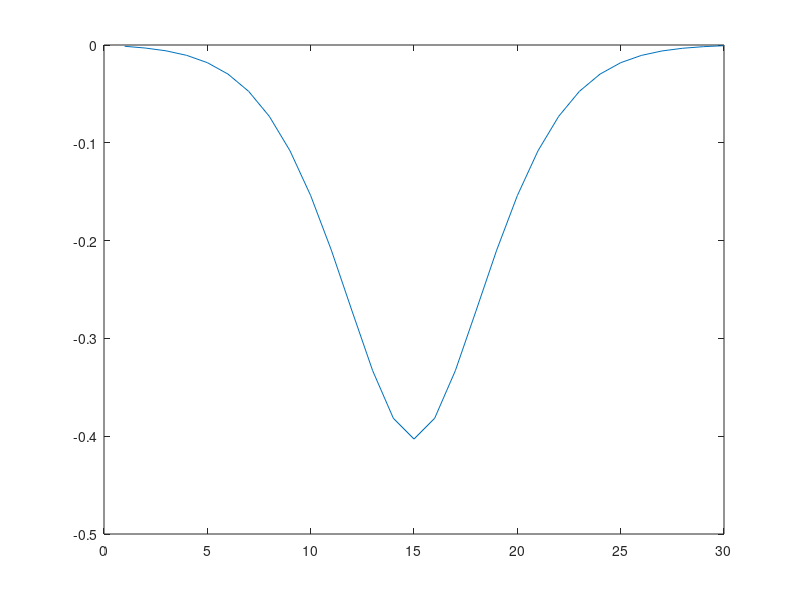

This chart was generated by the following MATLAB code: (Note: this script raises an error after producing the figure.)
clc,clear
close all




source = [-6]; % INPUT ELEMENT
slope = 0.7 % slope parameter
Ps = 4.16; %Power per source
ZspanM = 750; %Propagation distance
start_slop = 600;
steepness=2.038;

order_slope=2 % NOT USED
abrupt=1; abrupt_start = start_slop + 280; % NOT USED

incline=1;	max_incline = 1.3; % NOT USED
incline_slope= (max_incline-slope)/slope * ZspanM/start_slop; % NOT USED

random_z=0; % NOT USED
max_ran = 1;	ran_mag = 0.05; % NOT USED

loss=0; % NOT USED

main_slope=1 ;

 
 
 
 
M  = 30;  % number of supermodes
H=1*zeros(M);
H=H+diag(ones(1,M-1),1);
H=H+1*diag(ones(1,M-1),-1);

dslpoe = 0.0425*0.8

for io=1:M/2
	H(io,io)= dslpoe*(io)^main_slope  / ((M/2)^(main_slope-1) *main_slope ) ;
end
for io=M/2+1:M
	H(io,io)= dslpoe*((M-io))^main_slope / ((M/2)^(main_slope-1) *main_slope );
end

if (loss)
	H=H + 0.0007i*diag(ones(size(H,1),1));
end



M=size(H,1);
[V,D] = eig(H);
DD = diag(real(D));
[DD,IX]=sort((DD));
D=diag(DD);
V=V(:,IX);
scatter(1:size(DD,1),DD);
plot(V(:,end));


E_in=zeros(size(H,1),1);
g=1*ones(size(H,1),1);

for si=1:length(source)
	E_in(M/2+source(si)) = sqrt(Ps);
end










% RK45 constans 
c21 = 1/4;
c31 = 3/32;      c32 = 9/32;
c41 = 1932/2197; c42 = -7200/2197; c43 = 7296/2197;
c51 = 439/216;   c52 = -8;         c53 = 3680/513;    c54 = -845/4104;
c61 = -8/27;     c62 = 2;          c63 = -3544/2565;  c64 = 1859/4104; c65 = -11/40;
cw1 = 25/216;    cw3 = 1408/2565;  cw4 = 2197/4104;   cw5 = -1/5;
cz1 = 16/135;    cz3 = 6656/12825; cz4 = 28561/56430; cz5 = -9/50;     cz6 = 2/55;
k1 = E_in*0; k2 = k1; k3 = k1; k4 = k1; k5 = k1; k6 = k1;
E_inC=E_in*0;HX_L=0;Ent=0;HX_NL=0;PX1=0;PX2=0;HXtot2=0;HX_L=0;HX_NL2=0;


Zspan = 0:1:ZspanM; % - saving points
dz = 0.01;
t_t=1;  
t=0;
zz = 1;
aa = 1;
step = Zspan(3)-Zspan(2);
tt = 0;
epsilon = 10^-9;
DDia=diag(diag(H));
scale=30;
h=H;	
		
while t<=Zspan(end)

	if ismember(aa,zz)==1  		
		H=h;

		if(incline) 
			H=H + incline_slope.* t / (ZspanM) .*DDia;
		end 
		
		if (t>start_slop)
			if(~abrupt) 
				H(M/2,M/2)= steepness*(t-start_slop)^order_slope / 100^order_slope + H(M/2,M/2);
			else
				H(M/2,M/2)= steepness*(min(t,abrupt_start)-start_slop)^order_slope / 100^order_slope + H(M/2,M/2);
			end
		end		
		
		if(random_z) 
			for ir=0:max_ran
				H(M/2+ir,M/2+ir) = H(M/2+ir,M/2+ir) + ran_mag*rand();
				if(ir>0) 	H(M/2-ir,M/2-ir) = H(M/2-ir,M/2-ir) + ran_mag*rand();	end
			end
		end


	
		E_inC(:,t_t)=E_in;
		CX_z(:,t_t) = gather(abs(V'*E_in).^2);
		Pot(:,t_t) = diag(H);

		HX_L(:,t_t) = (-(sum(D*CX_z(:,t_t),1)));
		HX_NL(:,t_t) = ((sum((1/2)*abs(E_in).^4,1))); 

		time(t_t) = t;
		t_t = t_t+1;
		disp([num2str(100*t/Zspan(end))  '%'])
		aa=-1;  
	end

	f = @(E_in,H,dz) dz*1i*( H*E_in + (abs(E_in).^2).*E_in );

	k1 = f(E_in ,H,dz);
	k2 = f(E_in + c21*k1,H,dz);
	k3 = f(E_in + c31*k1+c32*k2,H,dz);
	k4 = f(E_in + c41*k1+c42*k2+c43*k3,H,dz);
	k5 = f(E_in + c51*k1+c52*k2+c53*k3+c54*k4,H,dz);  
	k6 = f(E_in + c61*k1+c62*k2+c63*k3+c64*k4+c65*k5, H, dz); 

	W5 =  E_in + cw1*k1 + cw3*k3 + cw4*k4 + cw5*k5; 
	W6 =  E_in + cz1*k1 + cz3*k3 + cz4*k4 + cz5*k5 + cz6*k6;

	kappa = norm(W5-W6);            


	if kappa<=epsilon
		t = t+dz;
		E_in = W6;    
		dz=dz*1.1;   
        if tt-t<0
			aa=1;
			tt=tt+step;
		end
	else
		dz = dz/1.1;
	end
	
end







surf(abs(E_inC).^2); shading interp

xlim([0 ZspanM])
ylim([7 23])
view(113,32)
caxis([0 3])
ax = gca;
ax.FontSize = 14; 

eff = (abs(E_inC(M/2,end)).^2) / sum(abs(E_inC(:,end)).^2) * 100;
fprintf('Funneling efficiency: %.2f%%\n', eff);


figure
surf(real(Pot)); shading interp


(sum(abs(E_inC(:,1)).^2))/(sum(abs(E_inC(:,end)).^2))



